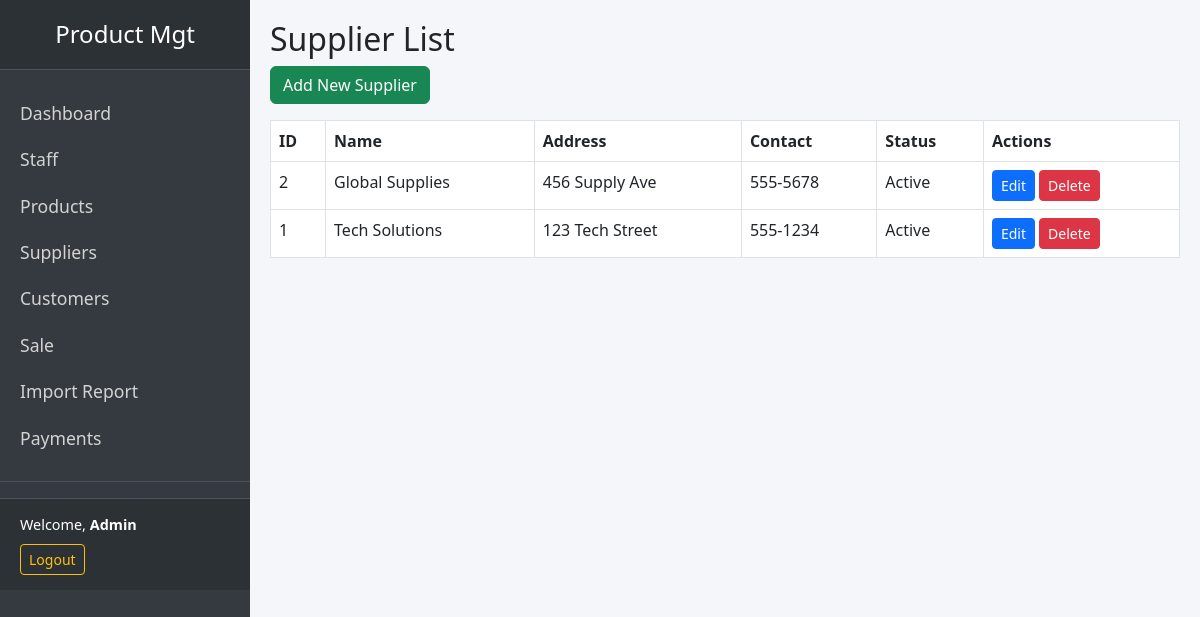
Page /supplier (signed in) on the committed database.
### tables this page shows
CREATE TABLE tbSuppliers (
    supID INT AUTO_INCREMENT PRIMARY KEY,
    Supplier VARCHAR(100) NOT NULL,
    SupAdd VARCHAR(255),
    SupCon VARCHAR(50),
    Status BOOLEAN DEFAULT 1
);

### app/controllers/Controller.php (called while the page is built, shortened)
<?php
class Controller {
    protected function view($view, $data = []) {
        include __DIR__ . "/../views/layout.php";
    }
}

### app/controllers/SupplierController.php (called while the page is built, shortened)
<?php
require_once 'Controller.php';
require_once '../app/models/Supplier.php';
class SupplierController extends Controller {
    private $supplierModel;
    public function __construct() {
        $this->supplierModel = new Supplier();
    }
    public function index() {
        $suppliers = $this->supplierModel->getAll();
        $this->view('suppliers/index', ['suppliers' => $suppliers]);
    }
}

### public/index.php (called while the page is built, shortened)
<?php
require_once __DIR__ . '/../app/routes/web.php';

### app/models/Model.php (called while the page is built, shortened)
<?php
class Model {
    public function __construct() {
        global $pdo;
        $this->pdo = $pdo;
    }
}

### app/models/Supplier.php (called while the page is built, shortened)
<?php
require_once 'Model.php';
class Supplier extends Model {
    public function getAll() {
        $stmt = $this->pdo->query("SELECT * FROM tbSuppliers ORDER BY Supplier");
        return $stmt->fetchAll(PDO::FETCH_ASSOC);
    }
}

### app/views/suppliers/index.php (the view)
<h2>Supplier List</h2>
<a href="<?= BASE_URL ?>supplier/add" class="btn btn-success mb-3">Add New Supplier</a>
<table class="table table-bordered">
    <thead>
        <tr>
            <th>ID</th>
            <th>Name</th>
            <th>Address</th>
            <th>Contact</th>
            <th>Status</th>
            <th>Actions</th>
        </tr>
    </thead>
    <tbody>
        <?php foreach ($suppliers as $s): ?>
        <tr>
            <td><?= $s['supID'] ?></td>
            <td><?= htmlspecialchars($s['Supplier']) ?></td>
            <td><?= htmlspecialchars($s['SupAdd']) ?></td>
            <td><?= htmlspecialchars($s['SupCon']) ?></td>
            <td><?= $s['Status'] ? 'Active' : 'Inactive' ?></td>
            <td>
                <a href="<?= BASE_URL ?>supplier/edit/<?= $s['supID'] ?>" class="btn btn-sm btn-primary">Edit</a>
                <a href="<?= BASE_URL ?>supplier/delete/<?= $s['supID'] ?>" class="btn btn-sm btn-danger" onclick="return confirm('Delete this supplier?')">Delete</a>
            </td>
        </tr>
        <?php endforeach; ?>
    </tbody>
</table>

### app/views/layout.php (style rules this page uses)
body { background: #f4f6f9; }

### rows in the picture
tbsuppliers: supID "2", Supplier "Global Supplies", SupAdd "456 Supply Ave", SupCon "555-5678", Status "Active"
tbsuppliers: supID "1", Supplier "Tech Solutions", SupAdd "123 Tech Street", SupCon "555-1234", Status "Active"

### other values in the picture
$_SESSION['user_name'] "Admin"
